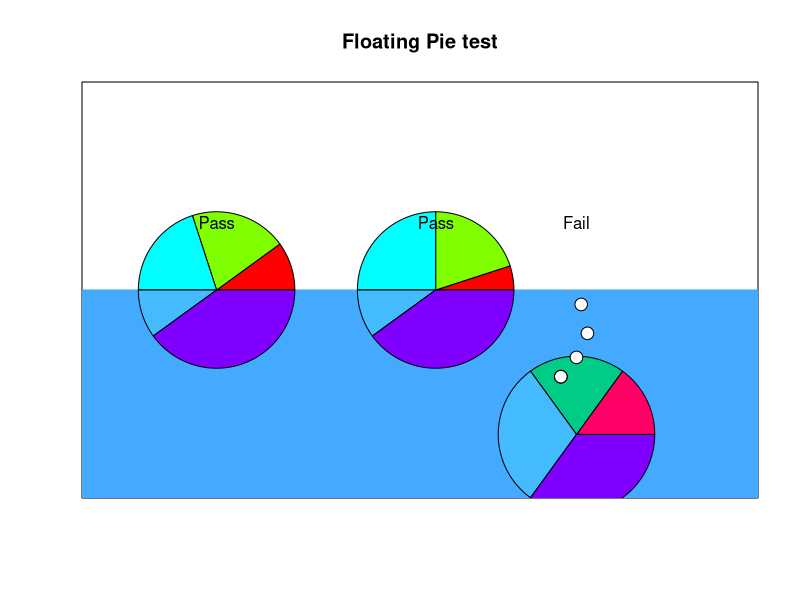
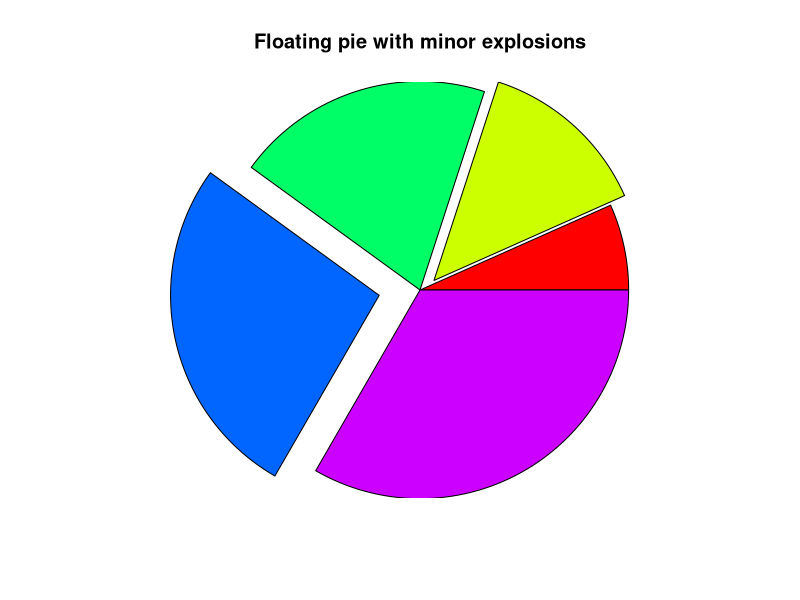

Source code (R) for these figures, in order:
library(plotrix)


### Name: floating.pie
### Title: Display a floating pie chart
### Aliases: floating.pie
### Keywords: misc

### ** Examples

 plot(1:5,type="n",main="Floating Pie test",xlab="",ylab="",axes=FALSE)
 box()
 polygon(c(0,0,5.5,5.5),c(0,3,3,0),border="#44aaff",col="#44aaff")
 floating.pie(1.7,3,c(2,4,4,2,8),radius=0.5,
  col=c("#ff0000","#80ff00","#00ffff","#44bbff","#8000ff"))
 floating.pie(3.1,3,c(1,4,5,2,8),radius=0.5,
  col=c("#ff0000","#80ff00","#00ffff","#44bbff","#8000ff"))
 floating.pie(4,1.5,c(3,4,6,7),radius=0.5,
  col=c("#ff0066","#00cc88","#44bbff","#8000ff"))
 draw.circle(3.9,2.1,radius=0.04,col="white")
 draw.circle(3.9,2.1,radius=0.04,col="white")
 draw.circle(3.9,2.1,radius=0.04,col="white")
 draw.circle(4,2.3,radius=0.04,col="white")
 draw.circle(4.07,2.55,radius=0.04,col="white")
 draw.circle(4.03,2.85,radius=0.04,col="white")
 text(c(1.7,3.1,4),c(3.7,3.7,3.7),c("Pass","Pass","Fail"))
 plot(0,xlim=c(-1.5,1.5),ylim=c(-1.5,1.5),type="n",axes=FALSE,
  main="Floating pie with minor explosions",xlab="",ylab="")
 floating.pie(x=1:5,explode=c(0,0.1,0,0.2,0))
